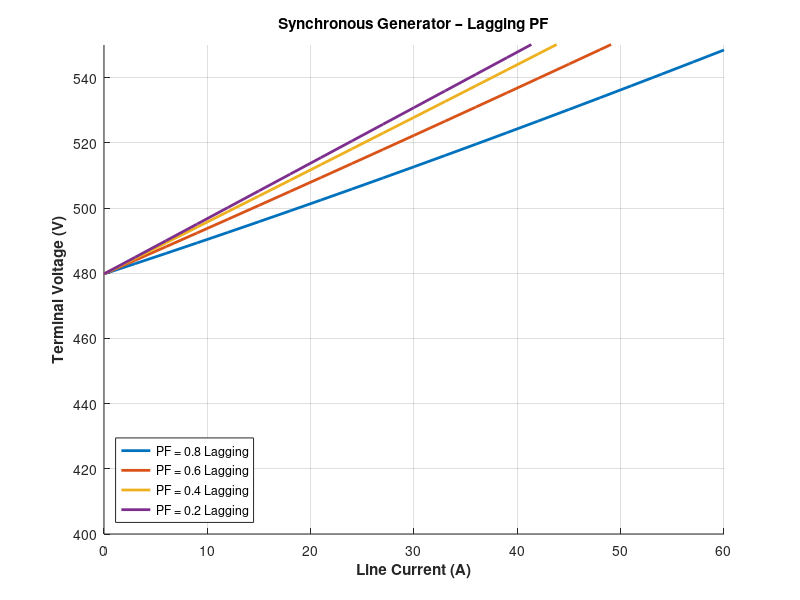

MATLAB code to generate this figure:
% terminal_char_lagging.m
% Terminal voltage vs line current for LAGGING PFs (correct downward trend)

clear; clc;

% Parameters
e_a = 277.0;                 % Internal generated EMF (V)
x_s = 1.0;                   % Synchronous reactance (ohm)
i_a = linspace(0, 60, 21);   % Armature current (A)
pf_values = [0.8, 0.6, 0.4, 0.2]; % Lagging PFs
v_t_lag = zeros(length(pf_values), length(i_a)); % Terminal voltages

for k = 1:length(pf_values)
    theta = acos(pf_values(k));  % Positive angle for lagging PF
    for ii = 1:length(i_a)
        % Voltage drop across synchronous reactance (imaginary)
        jxs_ia = 1j * x_s * i_a(ii) * exp(1j * theta); 
        v_phase = abs(e_a - jxs_ia); 
        v_t_lag(k, ii) = v_phase * sqrt(3); % Convert to line voltage
    end
end

% Plotting
figure;
hold on;
colors = lines(4);
for k = 1:length(pf_values)
    plot(i_a, v_t_lag(k, :), 'LineWidth', 2, 'Color', colors(k,:), ...
        'DisplayName', sprintf('PF = %.1f Lagging', pf_values(k)));
end
xlabel('Line Current (A)', 'FontWeight', 'bold');
ylabel('Terminal Voltage (V)', 'FontWeight', 'bold');
title('Synchronous Generator – Lagging PF', 'FontWeight', 'bold');
legend('Location', 'southwest');
grid on;
axis([0 60 400 550]);
hold off;